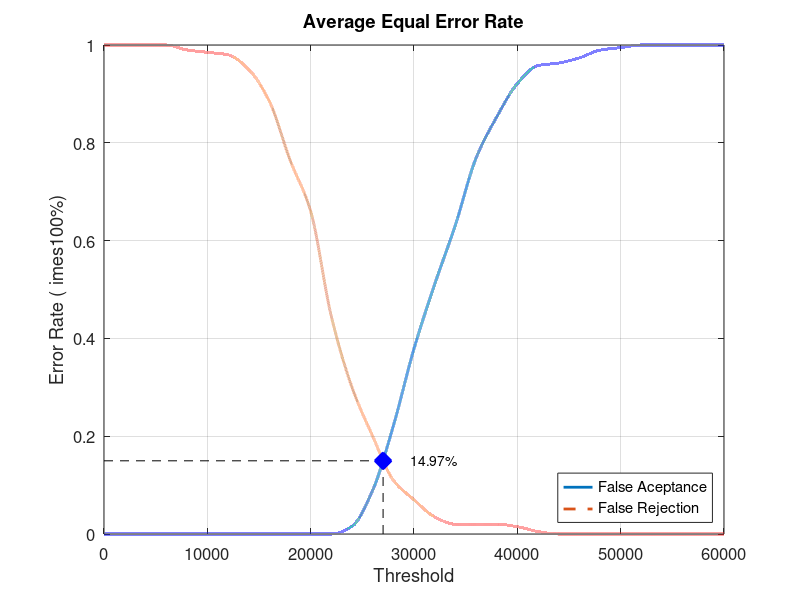
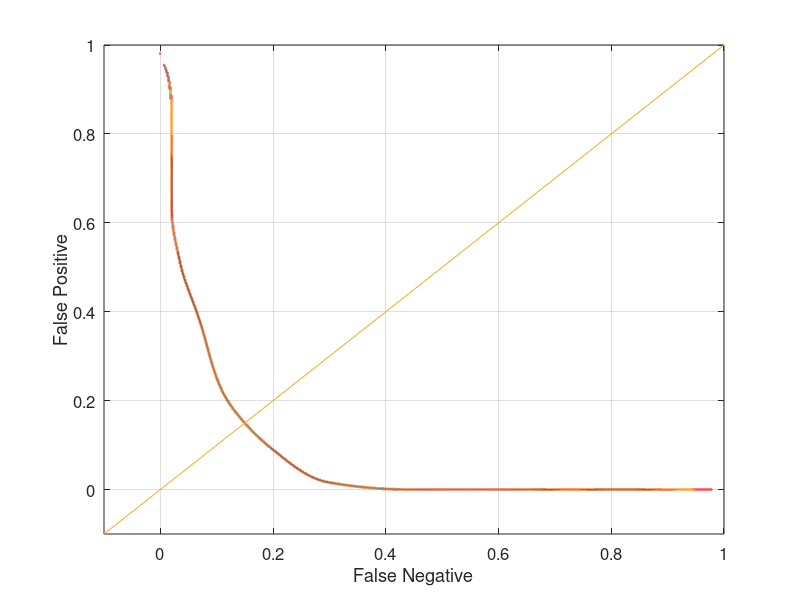

These figures' MATLAB source, in order:
close all;
clear;
clc;
x = 0:2000:60000;
xq = 0:0.5:60000;

y0 = [0 0 0 0 0 0 0 0 0 0 0 0 0.0157895 0.0894737 0.221053 0.378947 0.510526 0.631579 0.768421 0.852632 0.921053 0.957895 0.963158 0.973684 0.989474 0.994737 1 1 1 1 1]
yy0 = interp1(x, y0, xq, 'pchip');
y1 = [1 1 1 1 0.99 0.985 0.98 0.95 0.885 0.765 0.66 0.445 0.3 0.2 0.11 0.07 0.035 0.02 0.02 0.02 0.015 0.005 0 0 0 0 0 0 0 0 0]
yy1 = interp1(x, y1, xq, 'pchip');

% Calculating EER: 
y2 = abs(y0 - y1);
find(y2 == min(y2))
yy2 = abs(yy0 - yy1);
xEER = find(yy2 == min(yy2));
xEERIndex = xq(xEER) % X-axis EER
yEER = yy0(xEER) % Y-axis EER

main = figure
plot(xq, yy0,'-','LineWidth', 2);	hold on
plot(xq, yy1,'--','LineWidth', 2);	hold on
plot([xEERIndex xEERIndex], [0 yEER], 'k--');	hold on
plot([0 xEERIndex], [yEER yEER], 'k--');	hold on
plot(xEERIndex, yEER, 'bx', 'LineWidth', 10);	hold on
text(xEERIndex + 10 * xEERIndex / 100, yEER, [num2str(round((10000 * yEER)) / 100) '%'])
legend('False Aceptance', 'False Rejection', 'Location', 'SouthEast')
xlabel('Threshold')
ylabel('Error Rate (	imes100%)')
title('Average Equal Error Rate')
set(gca, 'FontSize', 12)
axis([0 60000 0 1])
grid on

print(main, 'Database1_2Main', '-dpng');
FNRxFPR = figure('Color', [1 1 1]);
plot(yy1, yy0, '-', yy1, yy0, 'LineWidth', 2);
hold on
y = -0.1:0.1:1
plot(y, y); 
set(gca, 'FontSize', 12)
xlabel('False Negative')
ylabel('False Positive')
axis([-0.1 1 -0.1 1])
set(gca, 'FontSize', 12)
grid on

print(FNRxFPR, 'Database1_2FNRxFPR','-dpng');
